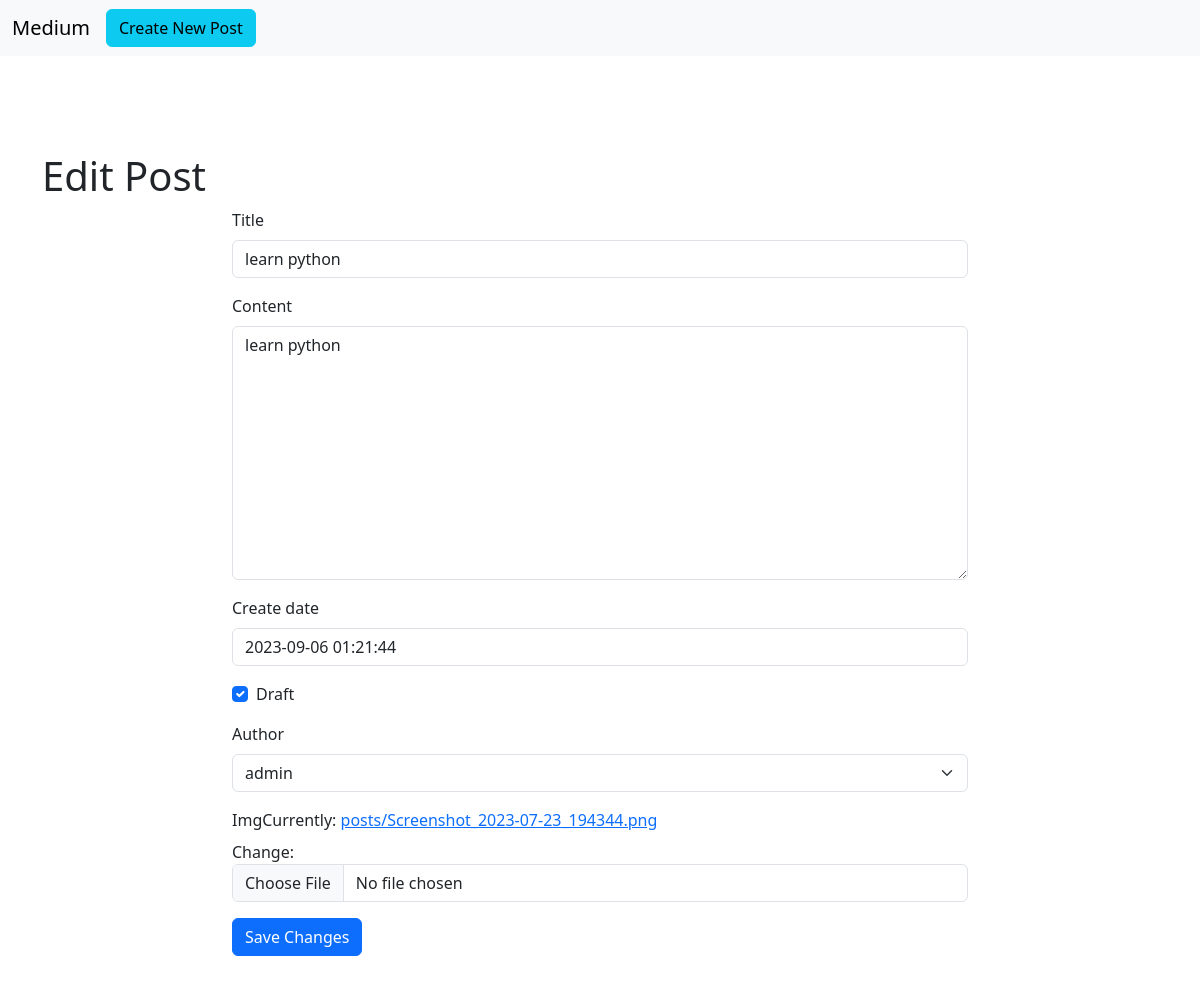
Screenshot of /blog/2/edit with the database file from the repository.
### blog/models.py (models this page shows, shortened)
class Post(models.Model):
    title = models.CharField(max_length=100)
    content= models.TextField(max_length=30000)
    create_date= models.DateTimeField(default=timezone.now())
    draft = models.BooleanField(default=True)
    tags = TaggableManager()
    author = models.ForeignKey(User,on_delete=models.SET_NULL,null=True,blank=True,related_name='post_user')
    img =models.ImageField(upload_to='posts/',null=True)

### blog/views.py (the view)
# urls.py: path('blog/<int:pk>/edit' , PostUpdate.as_view()),
class PostUpdate(UpdateView):
    model = Post
    fields = '__all__'
    success_url = '/blog'
    template_name = 'blog/edit_post.html'

### blog/templates/blog/edit_post.html (shortened to what this page needs)
{% load django_bootstrap5 %}
<!doctype html>
<html lang="en">
  <head>
    <link rel="stylesheet" href="https://cdnjs.cloudflare.com/ajax/libs/bootstrap/5.3.1/css/bootstrap.min.css" />    <nav class="navbar navbar-expand-lg bg-body-tertiary">
        <div class="container-fluid">
          <a class="navbar-brand" href="/blog">Medium</a>
          <div class="collapse navbar-collapse" id="navbarSupportedContent">
            <a class="btn btn-info me-2" href="/blog/new">Create New Post</a>
          </div>
        </div>
      </nav>
      <div class="container mt-5">
        <div class="row py-5">
            <h1> Edit Post </h1>
                <div class="col-lg-8 mx-auto">
                    <form method="Post" enctype="multipart/form-data">
                        {% bootstrap_form form %}
                        {% bootstrap_button button_type="submit" content="Save Changes" %}
                    </form>
                </div>
        </div>
      </div>
    </body>
</html>

### rows the page displays
Post: title "learn python", content "learn python", create_date "2023-09-06 01:21:44", draft "☑", author "admin"
